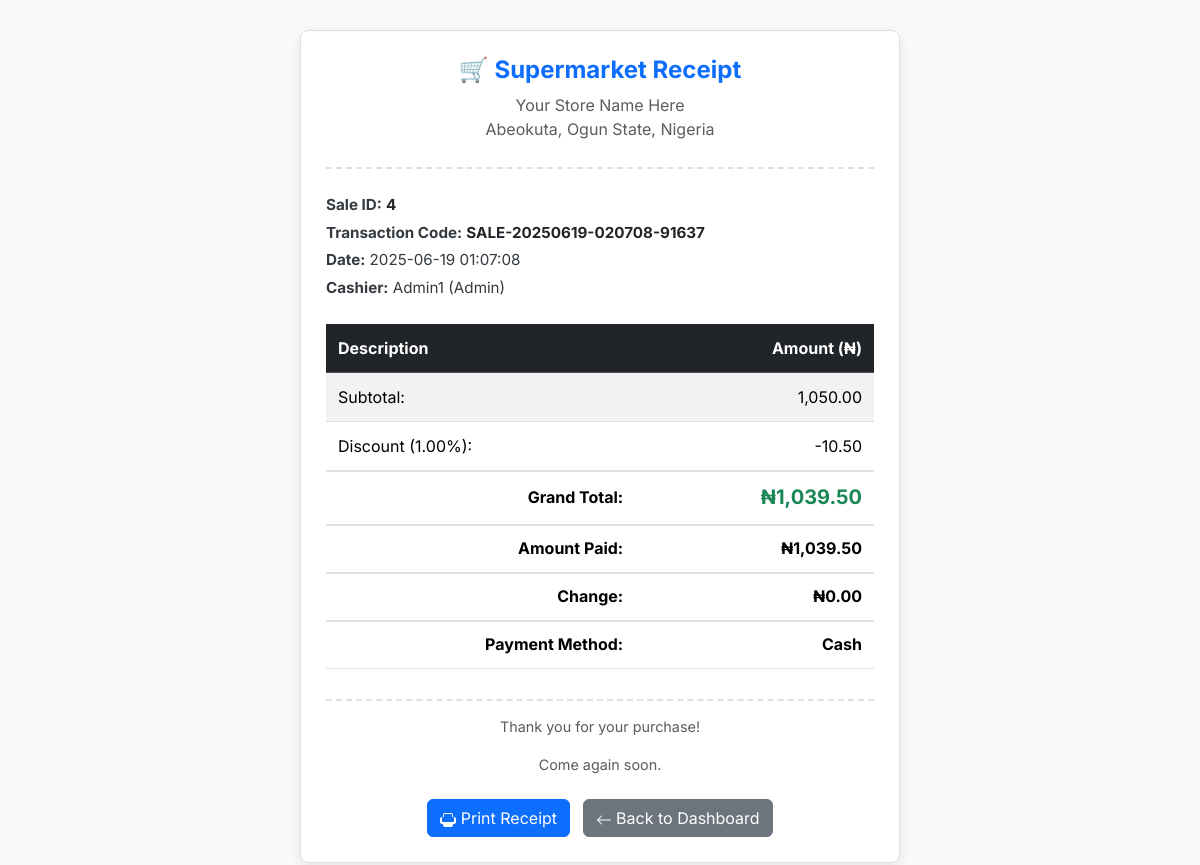
The page /receipt.php?sale_id=4 on the database its author committed.
### tables this page shows
CREATE TABLE `sales` (
  `sale_id` int(11) NOT NULL,
  `transaction_code` varchar(50) NOT NULL COMMENT 'Unique code for the transaction, e.g., SALE-YYMMDD-XXXX',
  `cashier_id` int(11) NOT NULL COMMENT 'Foreign key to the users table',
  `customer_name` varchar(255) DEFAULT NULL COMMENT 'Optional customer name',
  `sale_date` datetime DEFAULT current_timestamp() COMMENT 'Date and time the sale occurred',
  `subtotal` decimal(10,2) NOT NULL COMMENT 'Sum of all item prices * quantities before discount',
  `discount_percentage` decimal(5,2) DEFAULT 0.00 COMMENT 'Percentage discount applied to the sale',
  `discount_amount` decimal(10,2) DEFAULT 0.00 COMMENT 'Calculated discount amount',
  `grand_total` decimal(10,2) NOT NULL COMMENT 'Final amount after discount',
  `amount_paid` decimal(10,2) NOT NULL COMMENT 'Amount received from the customer',
  `change_amount` decimal(10,2) NOT NULL COMMENT 'Change given back to the customer',
  `payment_method` varchar(50) DEFAULT 'Cash' COMMENT 'e.g., Cash, Card, Mobile Money',
  `status` varchar(50) DEFAULT 'Completed' COMMENT 'e.g., Completed, Refunded, Pending',
  `created_at` timestamp NOT NULL DEFAULT current_timestamp(),
  `updated_at` timestamp NOT NULL DEFAULT current_timestamp() ON UPDATE current_timestamp()
);

CREATE TABLE `users` (
  `id` int(11) NOT NULL,
  `name` varchar(100) DEFAULT NULL,
  `username` varchar(100) DEFAULT NULL,
  `password_hash` varchar(255) NOT NULL,
  `role` enum('admin','manager','cashier') NOT NULL,
  `created_at` timestamp NOT NULL DEFAULT current_timestamp()
);

### receipt.php (the view, shortened to what this page needs)
<?php
require_once 'db_connect.php';
$sale_id = $_GET['sale_id'] ?? null;
$sale_details = null;
try {
    $sql = "SELECT
                s.sale_id,
                s.transaction_code,
                s.sale_date,
                s.subtotal,
                s.discount_percentage,
                s.discount_amount,
                s.grand_total,
                s.amount_paid,
                s.change_amount,
                s.payment_method,
                s.status,
                u.username AS cashier_username,
                u.role AS cashier_role
            FROM
                sales s
            JOIN
                users u ON s.cashier_id = u.id -- Joins to get cashier's name and role
            WHERE
                s.sale_id = ?";
    $stmt = $conn->prepare($sql);
    $stmt->bind_param("i", $sale_id);
    $stmt->execute();
    $result = $stmt->get_result();
    $sale_details = $result->fetch_assoc();
} catch (Exception $e) {
    http_response_code(500);
    error_log("Database error fetching receipt data for sale ID " . $sale_id . ": " . $e->getMessage());
    die(json_encode(['error' => 'An internal server error occurred while retrieving receipt data.']));
}
?>
<!DOCTYPE html>
<html lang="en">
<head>
    <link href="https://cdn.jsdelivr.net/npm/bootstrap@5.3.3/dist/css/bootstrap.min.css" rel="stylesheet">
</head>
<body class="bg-light">
<div class="receipt-box">
    <?php if ($sale_details):  ?>
        <div class="receipt-title">
            <h4 class="fw-bold text-primary">🛒 Supermarket Receipt</h4>
            <p class="text-muted mb-0">Your Store Name Here</p>
            <p class="text-muted">Abeokuta, Ogun State, Nigeria</p>
        </div>
        <div class="receipt-info mb-4">
            <p><strong>Sale ID:</strong> <span class="fw-bold text-dark"><?= htmlspecialchars($sale_details['sale_id']) ?></span></p>
            <?php if (!empty($sale_details['transaction_code'])): ?>
            <p><strong>Transaction Code:</strong> <span class="fw-bold text-dark"><?= htmlspecialchars($sale_details['transaction_code']) ?></span></p>
            <?php endif; ?>
            <p><strong>Date:</strong> <?= htmlspecialchars(date('Y-m-d H:i:s', strtotime($sale_details['sale_date']))) ?></p>
            <p><strong>Cashier:</strong> <?= htmlspecialchars($sale_details['cashier_username']) ?> (<?= htmlspecialchars(ucfirst($sale_details['cashier_role'])) ?>)</p>
        </div>
        <table class="table table-sm table-striped">
            <thead class="table-dark">
                <tr>
                    <th>Description</th>
                    <th class="text-end">Amount (₦)</th>
                </tr>
            </thead>
            <tbody>
                <tr>
                    <td>Subtotal:</td>
                    <td class="text-end"><?= number_format($sale_details['subtotal'], 2) ?></td>
                </tr>
                <?php if ($sale_details['discount_amount'] > 0): ?>
                <tr>
                    <td>Discount (<?= htmlspecialchars($sale_details['discount_percentage']) ?>%):</td>
                    <td class="text-end">-<?= number_format($sale_details['discount_amount'], 2) ?></td>
                </tr>
                <?php endif; ?>
            </tbody>
            <tfoot>
                <tr>
                    <td class="text-end fw-bold">Grand Total:</td>
                    <td class="text-end fw-bold fs-5 text-success">₦<?= number_format($sale_details['grand_total'], 2) ?></td>
                </tr>
                <tr>
                    <td class="text-end">Amount Paid:</td>
                    <td class="text-end">₦<?= number_format($sale_details['amount_paid'], 2) ?></td>
                </tr>
                <tr>
                    <td class="text-end">Change:</td>
                    <td class="text-end">₦<?= number_format($sale_details['change_amount'], 2) ?></td>
                </tr>
                <tr>
                    <td class="text-end">Payment Method:</td>
                    <td class="text-end"><?= htmlspecialchars($sale_details['payment_method']) ?></td>
                </tr>
            </tfoot>
        </table>
        <div class="receipt-footer">
            <p class="text-muted">Thank you for your purchase!</p>
            <p class="text-muted">Come again soon.</p>
        </div>
        <div class="text-center mt-4 no-print">
            <button class="btn btn-primary me-2" onclick="window.print()">
                 Print Receipt
            </button>
            <?php
            $back_link = 'index.php';
            ?>
            <a href="<?= htmlspecialchars($back_link) ?>" class="btn btn-secondary">
                <svg xmlns="http://www.w3.org/2000/svg" width="16" height="16" fill="currentColor" class="bi bi-arrow-left" viewBox="0 0 16 16">
                    <path fill-rule="evenodd" d="M15 8a.5.5 0 0 0-.5-.5H2.707l3.147-3.146a.5.5 0 1 0-.708-.708l-4 4a.5.5 0 0 0 0 .708l4 4a.5.5 0 0 0 .708-.708L2.707 8.5H14.5a.5.5 0 0 0 .5-.5"/>
                </svg> Back to Dashboard
            </a>
        </div>
    <?php endif; ?>
</div>
</body>
</html>

### receipt.php (style rules this page uses)
body { font-family: 'Inter', sans-serif; background-color: #f8f9fa; color: #343a40; }
.receipt-box { max-width: 600px; margin: 30px auto; padding: 25px; border: 1px solid #e0e0e0; border-radius: 8px; background-color: #ffffff; box-shadow: 0 4px 12px rgba(0,0,0,0.08); }
.receipt-title { text-align: center; margin-bottom: 25px; padding-bottom: 10px; border-bottom: 2px dashed #e0e0e0; }
.receipt-info p { margin-bottom: 5px; font-size: 0.95rem; }
.table th, .table td { vertical-align: middle; padding: 12px; }
.table .text-end { text-align: right; }
.table tfoot td { border-top: 2px solid #dee2e6; font-weight: bold; padding-top: 10px; }
.receipt-footer { text-align: center; margin-top: 30px; padding-top: 15px; border-top: 2px dashed #e0e0e0; font-size: 0.9rem; color: #6c757d; }

### rows shown on the page
sales: sale_id "4", transaction_code "SALE-20250619-020708-91637", sale_date "2025-06-19 01:07:08", cashier.username "Admin1", cashier.role "Admin", subtotal "1,050.00", discount_percentage "1.00", discount_amount "10.50", grand_total "1,039.50", amount_paid "1,039.50", change_amount "0.00", payment_method "Cash"
